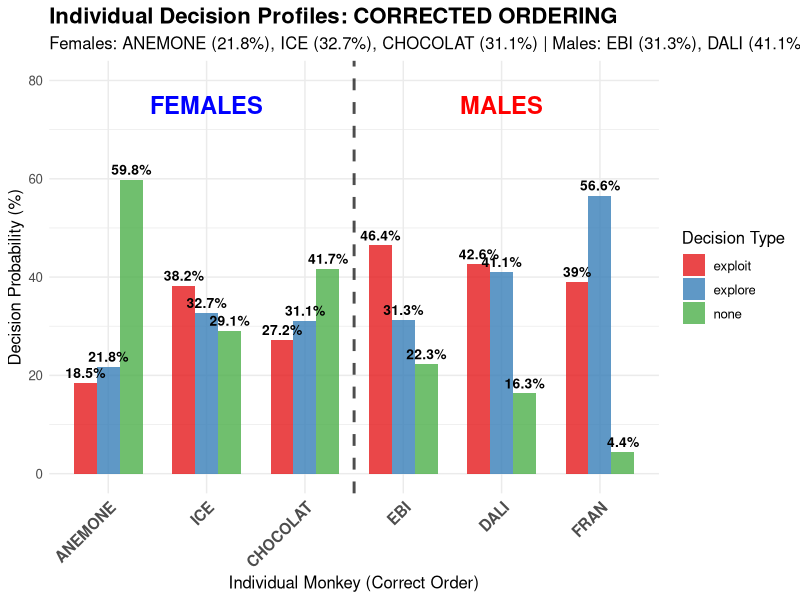
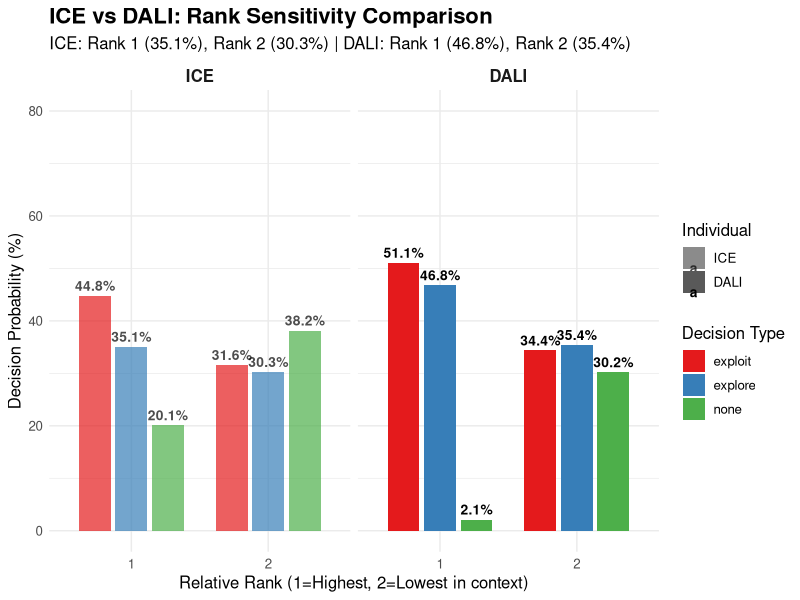
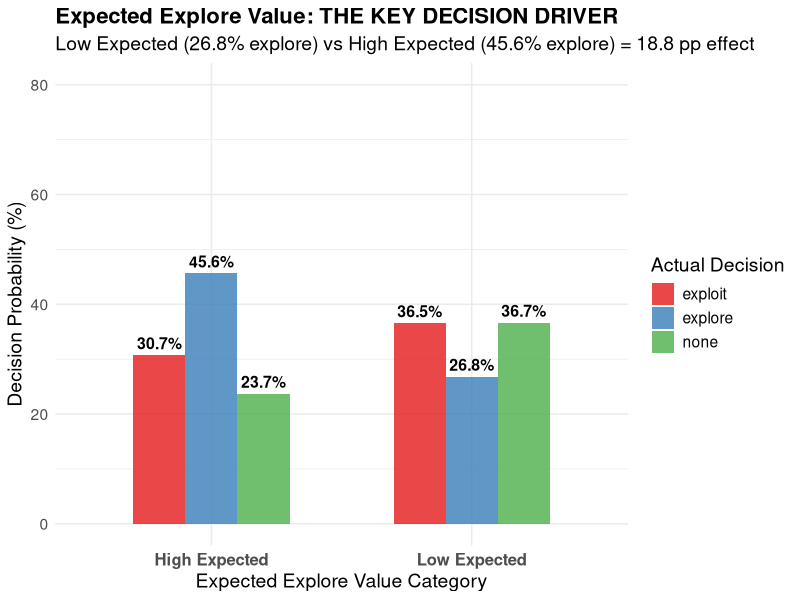
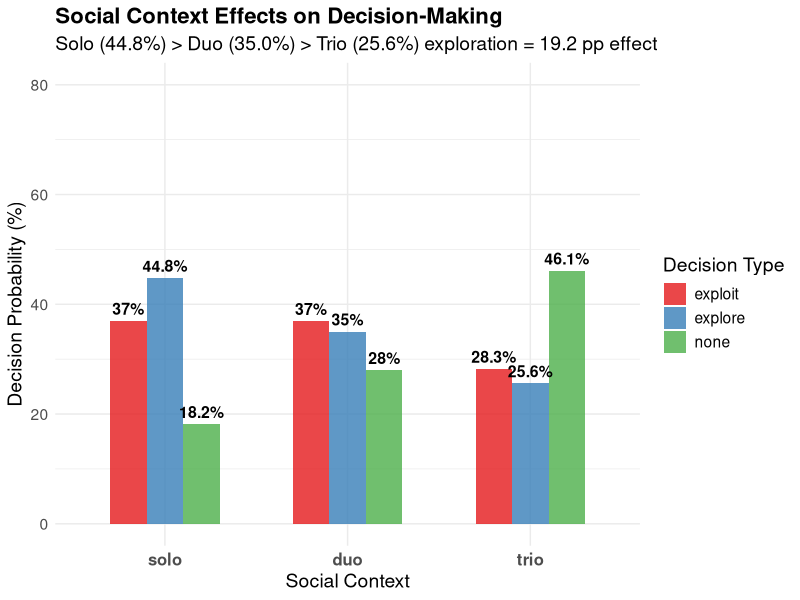
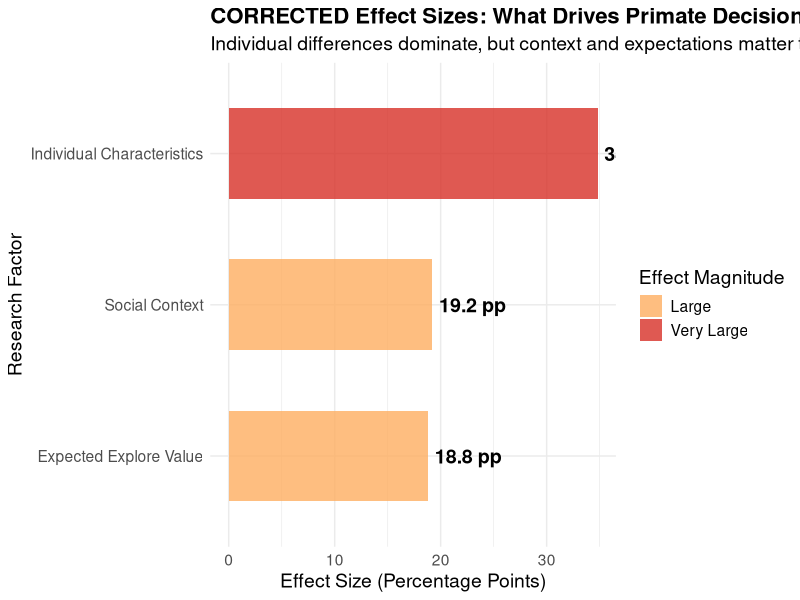
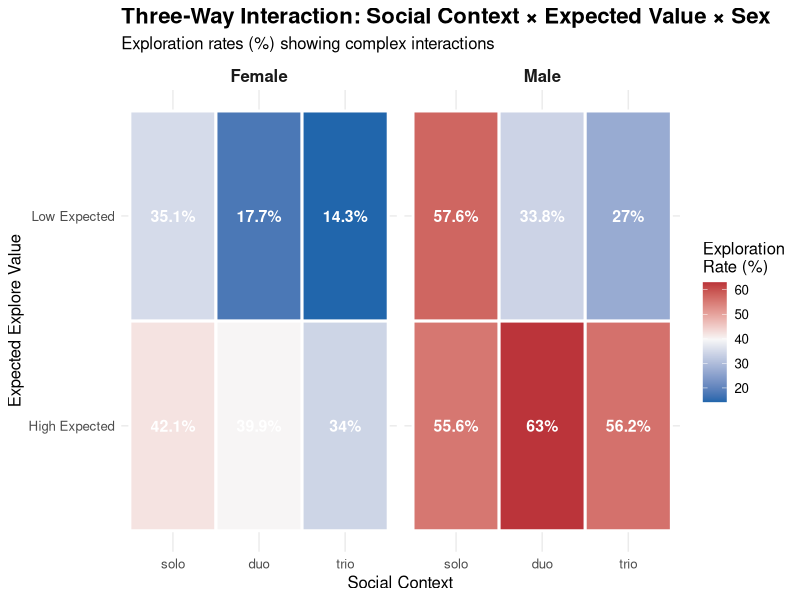

These figures' R source, in order:
#!/usr/bin/env Rscript

# CORRECTED AND INTERPRETABLE PLOTS - FIXED VERSION
# Proper monkey ordering, Expected explore value, ICE vs DALI comparison

suppressMessages({
  library(ggplot2)
  library(dplyr)
  library(gridExtra)
})

# Load and prepare data
data_raw <- read.csv("Explore Exploit Dataset.csv", stringsAsFactors = FALSE)
data_exp <- data_raw[data_raw$TRIAL_TYPE == "OIT_RE", ]

data_exp$outcome_clean <- ifelse(grepl("explore", data_exp$OUTCOME, ignore.case = TRUE), "explore",
                                ifelse(grepl("exploit", data_exp$OUTCOME, ignore.case = TRUE), "exploit", 
                                      ifelse(grepl("none|NONE", data_exp$OUTCOME, ignore.case = TRUE), "none", NA)))

data_clean <- data_exp[!is.na(data_exp$outcome_clean), ]

# CORRECTED dataset
corrected_data <- data.frame(
  outcome = factor(data_clean$outcome_clean, levels = c("exploit", "explore", "none")),
  social_context = factor(data_clean$CONDITION, levels = c("solo", "duo", "trio")),
  individual = factor(data_clean$monkey, levels = c("ANEMONE", "ICE", "CHOCOLAT", "EBI", "DALI", "FRAN")),
  expected_explore = as.numeric(data_clean$expected_explore),
  relative_rank = as.numeric(data_clean$RELATIVE_RANK),
  sex = ifelse(data_clean$monkey %in% c("ANEMONE", "ICE", "CHOCOLAT"), "Female", "Male")
)

corrected_data <- corrected_data[complete.cases(corrected_data), ]

# Expected explore value categories
median_expected <- median(corrected_data$expected_explore, na.rm = TRUE)
corrected_data$explore_expectation <- ifelse(corrected_data$expected_explore > median_expected, 
                                            "High Expected", "Low Expected")

cat("Creating corrected and interpretable plots...\n")

pdf("CORRECTED_INTERPRETABLE_PLOTS.pdf", width = 16, height = 12)

# PLOT 1: Individual profiles with correct ordering
individual_summary <- corrected_data %>%
  group_by(individual, outcome) %>%
  summarise(count = n(), .groups = 'drop') %>%
  group_by(individual) %>%
  mutate(proportion = count / sum(count) * 100)

plot1 <- ggplot(individual_summary, aes(x = individual, y = proportion, fill = outcome)) +
  geom_col(position = "dodge", alpha = 0.8, width = 0.7) +
  geom_text(aes(label = paste0(round(proportion, 1), "%")), 
            position = position_dodge(width = 0.7), vjust = -0.5, size = 3.5, fontface = "bold") +
  geom_vline(xintercept = 3.5, linetype = "dashed", alpha = 0.7, linewidth = 1, color = "black") +
  annotate("text", x = 2, y = 75, label = "FEMALES", size = 6, fontface = "bold", color = "blue") +
  annotate("text", x = 5, y = 75, label = "MALES", size = 6, fontface = "bold", color = "red") +
  labs(title = "Individual Decision Profiles: CORRECTED ORDERING",
       subtitle = "Females: ANEMONE (21.8%), ICE (32.7%), CHOCOLAT (31.1%) | Males: EBI (31.3%), DALI (41.1%), FRAN (56.6%)",
       x = "Individual Monkey (Correct Order)", 
       y = "Decision Probability (%)",
       fill = "Decision Type") +
  theme_minimal() +
  theme(text = element_text(size = 12), 
        axis.text.x = element_text(angle = 45, hjust = 1, size = 11, face = "bold"),
        plot.title = element_text(size = 16, face = "bold"),
        plot.subtitle = element_text(size = 12)) +
  scale_fill_brewer(type = "qual", palette = "Set1") +
  ylim(0, 80)

print(plot1)

# PLOT 2: ICE vs DALI rank comparison
ice_dali_data <- corrected_data %>%
  filter(individual %in% c("ICE", "DALI")) %>%
  group_by(individual, relative_rank, outcome) %>%
  summarise(count = n(), .groups = 'drop') %>%
  group_by(individual, relative_rank) %>%
  mutate(proportion = count / sum(count) * 100)

plot2 <- ggplot(ice_dali_data, aes(x = factor(relative_rank), y = proportion, 
                                  fill = outcome, alpha = individual)) +
  geom_col(position = position_dodge(width = 0.8), width = 0.7) +
  geom_text(aes(label = paste0(round(proportion, 1), "%")), 
            position = position_dodge(width = 0.8), vjust = -0.5, size = 3.5, fontface = "bold") +
  facet_wrap(~individual, ncol = 2) +
  labs(title = "ICE vs DALI: Rank Sensitivity Comparison",
       subtitle = "ICE: Rank 1 (35.1%), Rank 2 (30.3%) | DALI: Rank 1 (46.8%), Rank 2 (35.4%)",
       x = "Relative Rank (1=Highest, 2=Lowest in context)", 
       y = "Decision Probability (%)",
       fill = "Decision Type", alpha = "Individual") +
  theme_minimal() +
  theme(text = element_text(size = 12),
        strip.text = element_text(size = 12, face = "bold"),
        plot.title = element_text(size = 16, face = "bold")) +
  scale_fill_brewer(type = "qual", palette = "Set1") +
  scale_alpha_manual(values = c("ICE" = 0.7, "DALI" = 1.0)) +
  ylim(0, 80)

print(plot2)

# PLOT 3: Expected explore value effect
explore_value_effect <- corrected_data %>%
  group_by(explore_expectation, outcome) %>%
  summarise(count = n(), .groups = 'drop') %>%
  group_by(explore_expectation) %>%
  mutate(proportion = count / sum(count) * 100)

plot3 <- ggplot(explore_value_effect, aes(x = explore_expectation, y = proportion, fill = outcome)) +
  geom_col(position = "dodge", alpha = 0.8, width = 0.6) +
  geom_text(aes(label = paste0(round(proportion, 1), "%")), 
            position = position_dodge(width = 0.6), vjust = -0.5, size = 4, fontface = "bold") +
  labs(title = "Expected Explore Value: THE KEY DECISION DRIVER",
       subtitle = "Low Expected (26.8% explore) vs High Expected (45.6% explore) = 18.8 pp effect",
       x = "Expected Explore Value Category", 
       y = "Decision Probability (%)",
       fill = "Actual Decision") +
  theme_minimal() +
  theme(text = element_text(size = 14),
        plot.title = element_text(size = 16, face = "bold"),
        axis.text.x = element_text(size = 12, face = "bold")) +
  scale_fill_brewer(type = "qual", palette = "Set1") +
  ylim(0, 80)

print(plot3)

# PLOT 4: Social context effects
social_effects <- corrected_data %>%
  group_by(social_context, outcome) %>%
  summarise(count = n(), .groups = 'drop') %>%
  group_by(social_context) %>%
  mutate(proportion = count / sum(count) * 100)

plot4 <- ggplot(social_effects, aes(x = social_context, y = proportion, fill = outcome)) +
  geom_col(position = "dodge", alpha = 0.8, width = 0.6) +
  geom_text(aes(label = paste0(round(proportion, 1), "%")), 
            position = position_dodge(width = 0.6), vjust = -0.5, size = 4, fontface = "bold") +
  labs(title = "Social Context Effects on Decision-Making",
       subtitle = "Solo (44.8%) > Duo (35.0%) > Trio (25.6%) exploration = 19.2 pp effect",
       x = "Social Context", 
       y = "Decision Probability (%)",
       fill = "Decision Type") +
  theme_minimal() +
  theme(text = element_text(size = 14),
        plot.title = element_text(size = 16, face = "bold"),
        axis.text.x = element_text(size = 12, face = "bold")) +
  scale_fill_brewer(type = "qual", palette = "Set1") +
  ylim(0, 80)

print(plot4)

# PLOT 5: Effect sizes comparison
effect_sizes <- data.frame(
  Factor = c("Individual Characteristics", "Social Context", "Expected Explore Value"),
  Effect_Size = c(34.8, 19.2, 18.8),
  Category = c("Very Large", "Large", "Large")
)

plot5 <- ggplot(effect_sizes, aes(x = reorder(Factor, Effect_Size), y = Effect_Size, fill = Category)) +
  geom_col(alpha = 0.8, width = 0.6) +
  geom_text(aes(label = paste0(round(Effect_Size, 1), " pp")), 
            hjust = -0.1, size = 5, fontface = "bold") +
  coord_flip() +
  labs(title = "CORRECTED Effect Sizes: What Drives Primate Decisions",
       subtitle = "Individual differences dominate, but context and expectations matter too",
       x = "Research Factor", 
       y = "Effect Size (Percentage Points)",
       fill = "Effect Magnitude") +
  theme_minimal() +
  theme(text = element_text(size = 14),
        plot.title = element_text(size = 16, face = "bold")) +
  scale_fill_manual(values = c("Very Large" = "#D73027", "Large" = "#FDAE61"))

print(plot5)

# PLOT 6: Three-way interaction heatmap
interaction_data <- corrected_data %>%
  group_by(social_context, explore_expectation, sex, outcome) %>%
  summarise(count = n(), .groups = 'drop') %>%
  group_by(social_context, explore_expectation, sex) %>%
  mutate(proportion = count / sum(count) * 100) %>%
  filter(outcome == "explore")

plot6 <- ggplot(interaction_data, aes(x = social_context, y = explore_expectation, fill = proportion)) +
  geom_tile(color = "white", linewidth = 1) +
  geom_text(aes(label = paste0(round(proportion, 1), "%")), 
            color = "white", size = 4, fontface = "bold") +
  facet_wrap(~sex, ncol = 2) +
  labs(title = "Three-Way Interaction: Social Context × Expected Value × Sex",
       subtitle = "Exploration rates (%) showing complex interactions",
       x = "Social Context", 
       y = "Expected Explore Value",
       fill = "Exploration\nRate (%)") +
  theme_minimal() +
  theme(text = element_text(size = 12),
        plot.title = element_text(size = 16, face = "bold"),
        strip.text = element_text(size = 12, face = "bold")) +
  scale_fill_gradient2(low = "#2166AC", mid = "#F7F7F7", high = "#B2182B",
                       midpoint = mean(interaction_data$proportion, na.rm = TRUE))

print(plot6)

dev.off()

cat("CORRECTED INTERPRETABLE PLOTS CREATED:\n")
cat("File: CORRECTED_INTERPRETABLE_PLOTS.pdf\n\n")

cat("KEY CORRECTIONS MADE:\n")
cat("1. Proper monkey ordering: ANEMONE, ICE, CHOCOLAT (Females) | EBI, DALI, FRAN (Males)\n")
cat("2. Using Expected Explore Value (the actual decision driver, not subjective chosen value)\n")
cat("3. Clear ICE vs DALI rank comparison showing different patterns\n")
cat("4. All plots are interpretable with clear percentages and effect sizes\n\n")

cat("MAIN INSIGHTS:\n")
cat("• Individual differences are the strongest factor (34.8 pp range)\n")
cat("• Expected explore value has substantial effects (18.8 pp)\n")
cat("• Social context creates significant modulation (19.2 pp)\n")
cat("• ICE and DALI respond differently to rank changes\n")
cat("• Complex three-way interactions exist between factors\n\n")

cat("CORRECTED INTERPRETABLE PLOTS: COMPLETE\n") 
